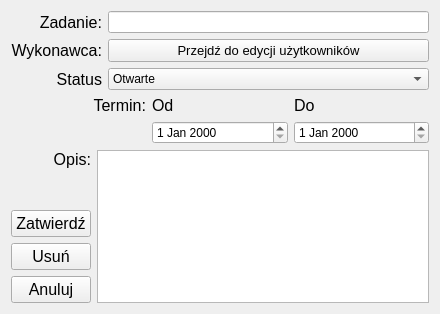
<?xml version="1.0" encoding="UTF-8"?>
<ui version="4.0">
 <class>edycja_zadanie_okno</class>
 <widget class="QWidget" name="edycja_zadanie_okno">
  <property name="geometry">
   <rect>
    <x>0</x>
    <y>0</y>
    <width>440</width>
    <height>314</height>
   </rect>
  </property>
  <property name="windowTitle">
   <string>EdycjaZadan</string>
  </property>
  <layout class="QGridLayout" name="gridLayout_2">
   <item row="0" column="0">
    <layout class="QGridLayout" name="gridLayout">
     <item row="0" column="0">
      <widget class="QLabel" name="label_4">
       <property name="font">
        <font>
         <pointsize>12</pointsize>
        </font>
       </property>
       <property name="text">
        <string>Zadanie:</string>
       </property>
       <property name="alignment">
        <set>Qt::AlignRight|Qt::AlignTrailing|Qt::AlignVCenter</set>
       </property>
      </widget>
     </item>
     <item row="0" column="1">
      <widget class="QLineEdit" name="lineEdit_nazwa"/>
     </item>
     <item row="1" column="0">
      <widget class="QLabel" name="label_5">
       <property name="font">
        <font>
         <pointsize>12</pointsize>
        </font>
       </property>
       <property name="text">
        <string>Wykonawca:</string>
       </property>
       <property name="alignment">
        <set>Qt::AlignRight|Qt::AlignTrailing|Qt::AlignVCenter</set>
       </property>
      </widget>
     </item>
     <item row="2" column="0">
      <widget class="QLabel" name="label_9">
       <property name="font">
        <font>
         <pointsize>12</pointsize>
        </font>
       </property>
       <property name="text">
        <string>Status</string>
       </property>
       <property name="alignment">
        <set>Qt::AlignRight|Qt::AlignTrailing|Qt::AlignVCenter</set>
       </property>
      </widget>
     </item>
     <item row="2" column="1">
      <widget class="QComboBox" name="comboBox_status">
       <item>
        <property name="text">
         <string>Otwarte</string>
        </property>
       </item>
       <item>
        <property name="text">
         <string>Zawieszone</string>
        </property>
       </item>
       <item>
        <property name="text">
         <string>Zamknięte</string>
        </property>
       </item>
      </widget>
     </item>
     <item row="1" column="1">
      <widget class="QPushButton" name="pushButton">
       <property name="font">
        <font>
         <pointsize>10</pointsize>
        </font>
       </property>
       <property name="text">
        <string>Przejdź do edycji użytkowników</string>
       </property>
      </widget>
     </item>
    </layout>
   </item>
   <item row="1" column="0">
    <layout class="QHBoxLayout" name="horizontalLayout_2">
     <item>
      <layout class="QVBoxLayout" name="verticalLayout_4">
       <item>
        <widget class="QLabel" name="label_6">
         <property name="font">
          <font>
           <pointsize>12</pointsize>
          </font>
         </property>
         <property name="text">
          <string>Termin:</string>
         </property>
         <property name="alignment">
          <set>Qt::AlignRight|Qt::AlignTrailing|Qt::AlignVCenter</set>
         </property>
        </widget>
       </item>
       <item>
        <spacer name="verticalSpacer_2">
         <property name="orientation">
          <enum>Qt::Vertical</enum>
         </property>
         <property name="sizeHint" stdset="0">
          <size>
           <width>20</width>
           <height>18</height>
          </size>
         </property>
        </spacer>
       </item>
      </layout>
     </item>
     <item>
      <layout class="QVBoxLayout" name="verticalLayout_3">
       <item>
        <widget class="QLabel" name="label_7">
         <property name="font">
          <font>
           <pointsize>12</pointsize>
          </font>
         </property>
         <property name="layoutDirection">
          <enum>Qt::LeftToRight</enum>
         </property>
         <property name="text">
          <string>Od</string>
         </property>
         <property name="alignment">
          <set>Qt::AlignLeading|Qt::AlignLeft|Qt::AlignVCenter</set>
         </property>
        </widget>
       </item>
       <item>
        <widget class="QDateEdit" name="dateEdit_start"/>
       </item>
      </layout>
     </item>
     <item>
      <layout class="QVBoxLayout" name="verticalLayout_2">
       <item>
        <widget class="QLabel" name="label_8">
         <property name="font">
          <font>
           <pointsize>12</pointsize>
          </font>
         </property>
         <property name="layoutDirection">
          <enum>Qt::LeftToRight</enum>
         </property>
         <property name="text">
          <string>Do</string>
         </property>
         <property name="alignment">
          <set>Qt::AlignLeading|Qt::AlignLeft|Qt::AlignVCenter</set>
         </property>
        </widget>
       </item>
       <item>
        <widget class="QDateEdit" name="dateEdit_finish"/>
       </item>
      </layout>
     </item>
    </layout>
   </item>
   <item row="2" column="0">
    <layout class="QHBoxLayout" name="horizontalLayout">
     <item>
      <layout class="QVBoxLayout" name="verticalLayout">
       <item>
        <widget class="QLabel" name="label_3">
         <property name="font">
          <font>
           <pointsize>12</pointsize>
          </font>
         </property>
         <property name="layoutDirection">
          <enum>Qt::LeftToRight</enum>
         </property>
         <property name="text">
          <string>Opis:</string>
         </property>
         <property name="alignment">
          <set>Qt::AlignRight|Qt::AlignTrailing|Qt::AlignVCenter</set>
         </property>
        </widget>
       </item>
       <item>
        <spacer name="verticalSpacer">
         <property name="orientation">
          <enum>Qt::Vertical</enum>
         </property>
         <property name="sizeHint" stdset="0">
          <size>
           <width>20</width>
           <height>28</height>
          </size>
         </property>
        </spacer>
       </item>
       <item>
        <widget class="QPushButton" name="pushButton_potwierdz">
         <property name="font">
          <font>
           <pointsize>12</pointsize>
          </font>
         </property>
         <property name="text">
          <string>Zatwierdź</string>
         </property>
        </widget>
       </item>
       <item>
        <widget class="QPushButton" name="pushButton_usun">
         <property name="font">
          <font>
           <pointsize>12</pointsize>
          </font>
         </property>
         <property name="text">
          <string>Usuń</string>
         </property>
        </widget>
       </item>
       <item>
        <widget class="QPushButton" name="pushButton_anuluj">
         <property name="font">
          <font>
           <pointsize>12</pointsize>
          </font>
         </property>
         <property name="text">
          <string>Anuluj</string>
         </property>
        </widget>
       </item>
      </layout>
     </item>
     <item>
      <widget class="QTextEdit" name="textEdit_opis"/>
     </item>
    </layout>
   </item>
  </layout>
 </widget>
 <layoutdefault spacing="6" margin="11"/>
 <resources/>
 <connections/>
</ui>
